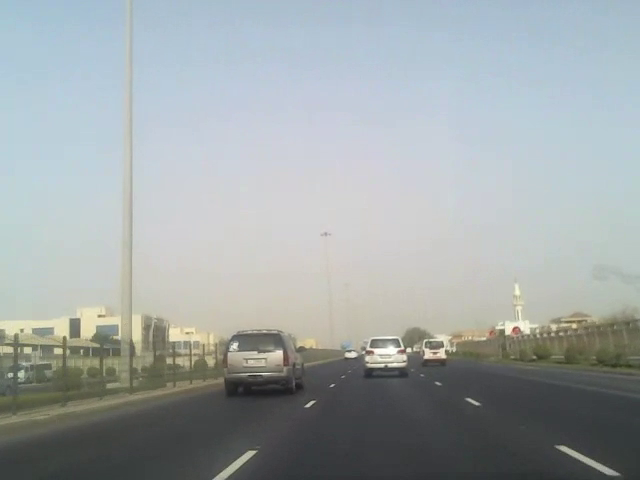
#> input picture frame 12 of Lane Line Detection/Dataset/Archive/Cut1.mp4, 640 x 480 px, given in place of Dataset8.avi, which was not available
$ python LaneDetectionSystem.py   (older library calls are emulated)
#> lines starting #> are read from the running program, lines starting #| are printed output that depends on the picture; after the words box and inside, x2 and y2 are one past the last pixel; in counts of white or black regions, pixels touching at a corner belong together; pictures that were not available may be replaced by others from this repository, and a replacement may not be noted
#> (key q is pressed here)
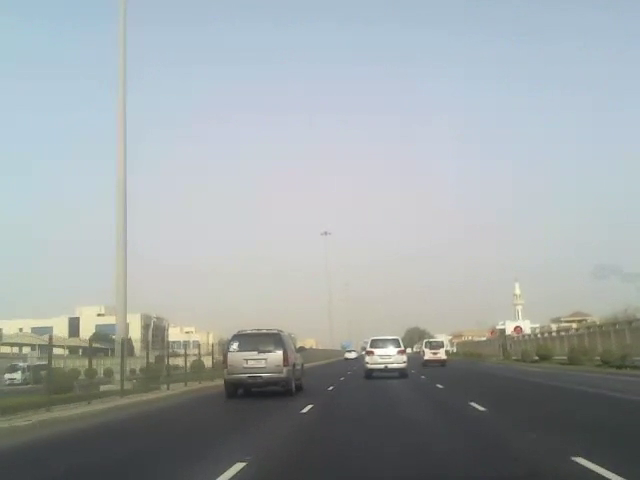
#> input picture frame 13 of Lane Line Detection/Dataset/Archive/Cut1.mp4, 640 x 480 px, given in place of Dataset8.avi, which was not available
#> further down, frame is the input picture: shape (480, 640, 3); mean B, G, R 168.1, 166.4, 159.5
### Lane Line Detection/lanesDetectionFuncs.py
import numpy as np
import cv2
import scipy, scipy.misc, scipy.cluster
import still_image_processing as sip
import math
def mostColor(image):
    NUM_CLUSTERS = 2
    shape = image.shape
    ar = image.reshape(scipy.product(shape[:2]), shape[2]).astype(float)
    codes, _ = scipy.cluster.vq.kmeans(ar, NUM_CLUSTERS)
    vecs, _ = scipy.cluster.vq.vq(ar, codes)         # assign codes
    counts, _ = scipy.histogram(vecs, len(codes))    # count occurrences
    index_max = scipy.argmax(counts)                    # find most frequent
    peak = codes[index_max]
    return int(peak[0]), int(peak[1]), int(peak[2])

# [5 lines left out: function rescale_frame, not called in this run]

def regionOfInterest(image, topOffset, bottomOffset, leftOffset=0, rightOffset=0):

#> called with topOffset = 700, bottomOffset = 180, leftOffset = 0, rightOffset = 0
    point1 = [leftOffset, image.shape[0] - bottomOffset]
#> point1 = [0, 300]
    point2 = [leftOffset, topOffset]
    point3 = [image.shape[1] - rightOffset, topOffset]
#> point3 = [640, 700]
    point4 = [image.shape[1] - rightOffset, image.shape[0] - bottomOffset]
#> point4 = [640, 300]
    rip1 = [point1, point2, point3, point4]  # Region of interest

    vertices = [np.array(rip1, dtype=np.int32)]
    return sip.region_of_interest(image, vertices)

# [85 lines left out: functions mask, detect, select_rgb_white_yellow, textDisplay, position, triangleOfObject and 1 more, not called in this run]

### Lane Line Detection/still_image_processing.py
#importing some useful packages
import matplotlib.pyplot as plt
import matplotlib.image as mpimg

import numpy as np
import cv2
from draw import draw_lines2


# [7 lines left out: function grayscale, not called in this run]
    # Or use BGR2GRAY if you read an image with cv2.imread()
    # return cv2.cvtColor(img, cv2.COLOR_BGR2GRAY)

def canny(img, low_threshold, high_threshold):
    """Applies the Canny transform"""
    return cv2.Canny(img, low_threshold, high_threshold)

def gaussian_blur(img, kernel_size):
    """Applies a Gaussian Noise kernel"""
    return cv2.GaussianBlur(img, (kernel_size, kernel_size), 0)

def region_of_interest(img, vertices):
    """
    Applies an image mask.

    Only keeps the region of the image defined by the polygon
    formed from `vertices`. The rest of the image is set to black.
    """
    #defining a blank mask to start with
    mask = np.zeros_like(img)

    #defining a 3 channel or 1 channel color to fill the mask with depending on the input image
    if len(img.shape) > 2:
        channel_count = img.shape[2]  # i.e. 3 or 4 depending on your image
#> channel_count = 3
        ignore_mask_color = (255,) * channel_count
#> ignore_mask_color = (255, 255, 255)
    else:
        ignore_mask_color = 255

    #filling pixels inside the polygon defined by "vertices" with the fill color
    cv2.fillPoly(mask, vertices, ignore_mask_color)
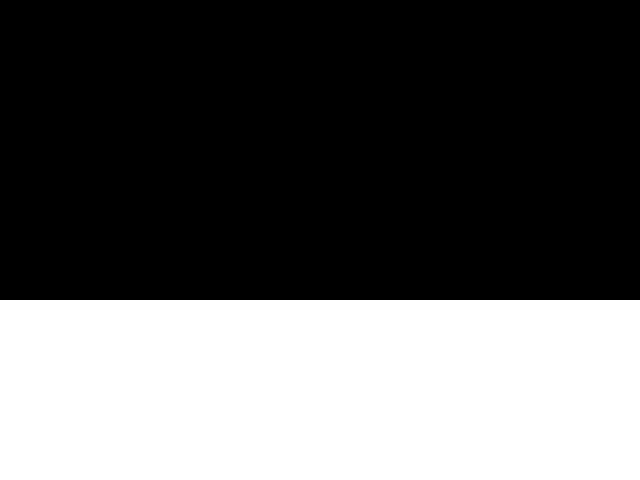
#> mask: shape (480, 640, 3); 37.5% white; 1 white region, box (x1, y1, x2, y2) and area: (0, 300, 640, 480) 115200

    #returning the image only where mask pixels are nonzero
    masked_image = cv2.bitwise_and(img, mask)
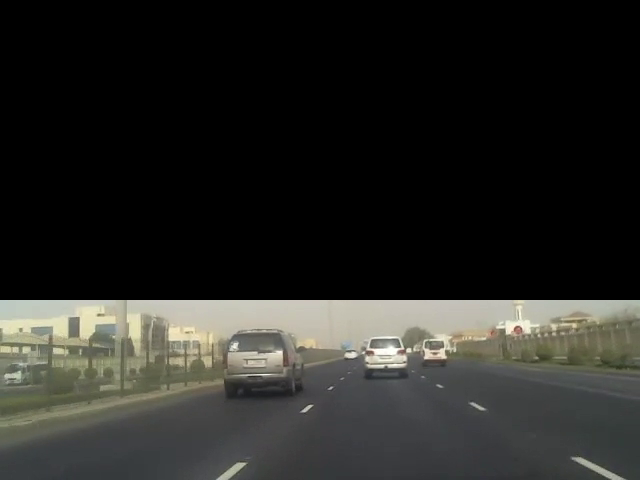
#> masked_image: shape (480, 640, 3); mean B, G, R 36.6, 39.9, 39.9
    return masked_image

def slope(line):
    return (float(line[3]) - line[1]) / (float(line[2]) - line[0])

# [106 lines left out: functions draw_lines, hough_lines, weighted_img, process_frame, not called in this run]
'''
for source_img in os.listdir("test_images/"):
    image = mpimg.imread("test_images/"+source_img)
    processed = process_frame(image)
    mpimg.imsave("test_images/annotated_"+source_img,processed)
'''

### Lane Line Detection/LaneDetectionSystem.py
import still_image_processing as sip, numpy as np, cv2, time, math
import lanesDetectionFuncs as laneFuncs

# Video Set
cap = cv2.VideoCapture("Dataset8.avi")

# Setting black, white and blue colors
black = (0, 0, 0)
white = (255, 255, 255)
blue = (255, 0, 0)

# Setting Region of Interest dimensions
leftOffset = 0
rightOffset = 0
topOffset = 700
bottomOffset = 180

center_y = 450
center_size = 110
halfCenterSize = center_size / 2

# Setting offset values for most color used
'''
plusOffset = 200
minusOffset = 200
'''
# value for rectangle's distance (x-coordinate)
xDist = 25
yThresh = 5
maxDistFromCenter = 160
minDriftVertical = 5
maxHeight = 720
lowH = 100
highH = 360
# Object's minimum area threshold
minAreaThresh = 150

# Height and Width center points

centerWidth = 850

# Lower threshold white value
lowerWhite = [150, 150, 150]

# Threshold values for yellow mask

lowerY = [40, 125, 135]
upperY = [135, 180, 235]

# Distance Threshold
distThresh = 300

# Position of the vehicle decision parameters
current_status = -1
status = -1
nbr_status_chg = 15
status_steps = 0


def pV(image):
    # Region of interest frame
    roi_image = laneFuncs.regionOfInterest(image, topOffset, bottomOffset, leftOffset, rightOffset)
    y = center_y
    x = ((image.shape[1] - leftOffset - rightOffset) / 2) + leftOffset
#> x = 320

    # Points for most used color region of interest
    p1 = [x - halfCenterSize, y + halfCenterSize]
#> p1 = [265, 505]
    p2 = [x - halfCenterSize, y - halfCenterSize]
#> p2 = [265, 395]
    p3 = [x + halfCenterSize, y - halfCenterSize]
    p4 = [x + halfCenterSize, y + halfCenterSize]
    rip2 = [p1, p2, p3, p4]
    vertices = [np.array(rip2, dtype=np.int32)]

    # Region of interest for the most used color
    roi_image_most = sip.region_of_interest(image, vertices)
#> in region_of_interest (call 2), `cv2.fillPoly(mask, vertices, ignore_mask_color)`:
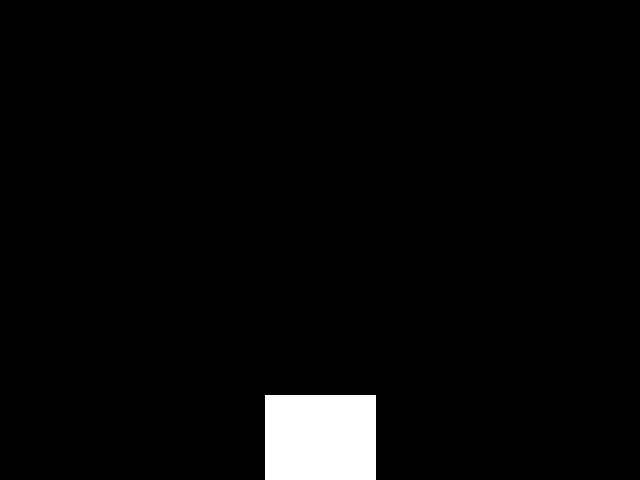
#> mask: shape (480, 640, 3); 3.1% white; 1 white region, box (x1, y1, x2, y2) and area: (265, 395, 376, 480) 9435
#> in region_of_interest (call 2), `masked_image = cv2.bitwise_and(img, mask)`:
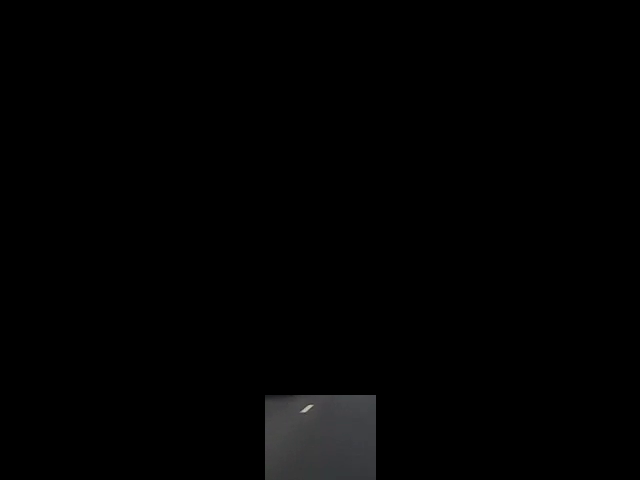
#> masked_image: shape (480, 640, 3); mean B, G, R 2, 2, 2
    roi_image_most = roi_image_most[int(y - halfCenterSize):int(y + halfCenterSize), int(x - halfCenterSize):int(x + halfCenterSize)]
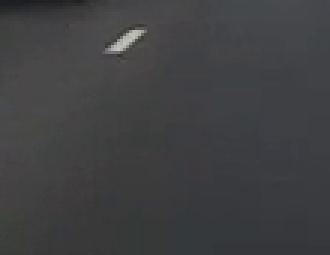
#> roi_image_most: shape (85, 110, 3) (shown 3 times larger); mean B, G, R 65.9, 64.3, 63.9
    blue = laneFuncs.mostColor(roi_image_most)

    img_gray = cv2.cvtColor(roi_image, cv2.COLOR_BGR2GRAY)

    # Step 0-1: Mask to show objects in white color (White mask)
    lower_most = np.array(lowerWhite)
    upper_most = np.array(white)
    white_mask = cv2.inRange(roi_image, lower_most, upper_most)

    # Step 0-2: Mask to show objects in white color (Yellow mask)
    lower = np.uint8(lowerY)
    upper = np.uint8(upperY)
    yellow_mask = cv2.inRange(roi_image, lower, upper)
    kernal = np.ones((20, 20), np.int8)
    yellow_mask = cv2.morphologyEx(yellow_mask, cv2.MORPH_CLOSE, kernal)

    # Step 1: Merging yellow and white masks
    mask_yw = cv2.bitwise_or(yellow_mask, white_mask)
    mask_yw = cv2.bitwise_and(img_gray, mask_yw)
    threshYW = cv2.threshold(mask_yw, 120, 255, cv2.THRESH_BINARY)[1]


    # Step 2: Getting contour values
    threshYWC = threshYW.copy()


    # closing
    kernal = np.ones((20, 20), np.int8)
    threshYWC = cv2.morphologyEx(threshYWC, cv2.MORPH_CLOSE, kernal)

    temp = threshYWC.copy()
    temp = laneFuncs.rescale_frame(temp, 40)
    cv2.imshow("(0) Black & White", temp)

    contours_step2, _ = cv2.findContours(threshYWC, cv2.RETR_LIST, cv2.CHAIN_APPROX_NONE)


    # Step 3: Area of each contour to eliminate small objects (noise)
    areaArr = []
    areaArr_step3 = []
    contours_step3 = []
    topmost_step3 = []
    bottommost_step3 = []
    i = 0
    for c in contours_step2:
        # Area of each object
        areaArr.append(cv2.contourArea(c))
        area = cv2.contourArea(c)
        tempA = c[c[:, :, 1].argmin()][0]
        tempB = c[c[:, :, 1].argmax()][0]
        topmost_step3.append(tempA)  # Points of objects where x and y are the minimum.
        bottommost_step3.append(tempB)  # Points of objects where x and y are the maximum.
        # Elimination of small objects
        if area < minAreaThresh: #minAreaThresh:
            cv2.fillPoly(threshYWC, [c], black)
            cv2.drawContours(threshYWC, [c], 0, black, 30)
        else:
            cv2.drawContours(threshYWC, [c], 0, white, 5)
            areaArr_step3.append(cv2.contourArea(c))
            contours_step3.append(c)
        i += 1


    # Step 4: Calculation of extreme points of each objects
    topmost_step4 = []
    bottommost_step4 = []
    distance_step4 = []
    i = 0
    y_step4 =[]
    for c in contours_step3:
        tempA = c[c[:, :, 1].argmin()][0]
        tempB = c[c[:, :, 1].argmax()][0]
        topmost_step4.append(tempA)  # Points of objects where x and y are the minimum.
        bottommost_step4.append(tempB)  # Points of objects where x and y are the maximum.
        y = math.fabs(tempA[1] - tempB[1])  # y-coordinate distance for object
        y_step4.append(y)
        x = math.fabs(tempA[0] - tempB[0])  # x-coordinate distance for object
        distance_step4.append(math.sqrt(pow(x, 2) + pow(y, 2)))  # Distance of an object
        i += 1

    # Step 5: elimination of non-rectangular areas and removing horizontal lines (y is almost zero)
    contours_step5 = []
    topmost_step5 = []
    bottommost_step5 = []
    distance_step5 = []
    i = 0

    for c in contours_step3:
        area_tmp = distance_step4[i] * xDist
        if areaArr_step3[i] > area_tmp or y_step4[i] < yThresh:  # Elimination of non-rectangular objects and removing horizontal lines (y is almost zero)
            cv2.drawContours(threshYWC, [c], 0, black, 30)
            cv2.fillPoly(threshYWC, [c], black)
        else:
            cv2.drawContours(threshYWC, [c], 0, white, 3)
            distance_step5.append(distance_step4[i])
            bottommost_step5.append(bottommost_step4[i])
            topmost_step5.append(topmost_step4[i])
            contours_step5.append(c)
        i += 1

    threshYWC = laneFuncs.rescale_frame(threshYWC, 40)
    cv2.imshow("Step 5: Non-rectangular objects & horizontal lines elimination", threshYWC)

    # Step 6: Elimination of objects that are vertical and away from the center of the vehicle
    contours_step6 = []
    topmost_step6 = []
    bottommost_step6 = []
    distance_step6 = []
    i = 0

    for c in contours_step5:
        if math.fabs(topmost_step5[i][0] - centerWidth) > maxDistFromCenter and math.fabs(topmost_step5[i][0] - bottommost_step5[i][0]) < minDriftVertical:
            cv2.drawContours(threshYWC, [c], 0, black, 30)
            cv2.fillPoly(threshYWC, [c], black)
        else:
            distance_step6.append(distance_step5[i])
            bottommost_step6.append(bottommost_step5[i])
            topmost_step6.append(topmost_step5[i])
            contours_step6.append(c)
        i += 1

    # Step 7: Elimination of lines directed to outside the screen
    contours_step7 = []
    topmost_step7 = []
    bottommost_step7 = []
    distance_step7 = []
    centerX_step7 = []
    i = 0

    for c in contours_step6:
        if topmost_step6[i][0] < centerWidth and bottommost_step6[i][0] < centerWidth and topmost_step6[i][0] < bottommost_step6[i][0]:
                cv2.drawContours(threshYWC, [c], 0, black, 30)
                cv2.fillPoly(threshYWC, [c], black)
        else:
            if topmost_step6[i][0] > centerWidth and bottommost_step6[i][0] > centerWidth and topmost_step6[i][0] > bottommost_step6[i][0]:
                cv2.drawContours(threshYWC, [c], 0, black, 30)
                cv2.fillPoly(threshYWC, [c], black)
            else:
                distance_step7.append(distance_step6[i])
                bottommost_step7.append(bottommost_step6[i])
                topmost_step7.append(topmost_step6[i])
                contours_step7.append(c)
                centerX_step7.append((bottommost_step6[i][0] + topmost_step6[i][0]) / 2)  # x-coordinate center of object
                i += 1
    # Step 8: Elimination of lines directed to inside the screen but not toward the center view
    contours_step8 = []
    topmost_step8 = []
    bottommost_step8 = []
    distance_step8 = []
    centerX_step8 = []
    i = 0

    for c in contours_step7:
        wholeH, _ = laneFuncs.triangleOfObject(bottommost_step7[i][0], topmost_step7[i][0], bottommost_step7[i][1], distance_step7[i], maxHeight, centerWidth)
        if wholeH < lowH or wholeH > highH:
            cv2.drawContours(threshYWC, [c], 0, black, 30)
            cv2.fillPoly(threshYWC, [c], black)

        else:
            distance_step8.append(distance_step7[i])
            bottommost_step8.append(bottommost_step7[i])
            topmost_step8.append(topmost_step7[i])
            centerX_step8.append((bottommost_step7[i][0] + topmost_step7[i][0]) / 2)  # x-coordinate center of object
            contours_step8.append(c)

        i += 1

    # Step 9-1: Detect left lines and decide whether the lines are dotted or continous.
    alphatemp = 0
    itmp = -1
    for i in range(len(distance_step8)):
        # Specify left lane lines from the center in black color. (Applied on ROI image)
        if bottommost_step8[i][0] < centerWidth: # the line is on the left
            _, alpha = laneFuncs.triangleOfObject(bottommost_step8[i][0], topmost_step8[i][0], bottommost_step8[i][1], distance_step8[i], maxHeight, centerWidth)

            if alpha > alphatemp or itmp == -1:
                alphatemp = alpha
                itmp = i

    if itmp != -1:
        if distance_step8[itmp] < distThresh:  # If the left line is dotted (Black color)
            cv2.line(roi_image, tuple(topmost_step8[itmp]), tuple(bottommost_step8[itmp]), black, 15)
            left = "Dotted"
        else:  # If the left line is continuous (Blue color)
            cv2.line(roi_image, tuple(topmost_step8[itmp]), tuple(bottommost_step8[itmp]), blue, 15)
            left = "Continuous"
    else:
        left = "Unknown"

    # Step 9-2: Detect right lines and decide whether the lines are dotted or continous.
    alphatemp = 0
    itmp = -1
    for i in range(len(distance_step8)):
        # Specify right lane lines from the center in black color. (Applied on ROI image)
        if bottommost_step8[i][0] > centerWidth:  # the line is on the right
            _, alpha = laneFuncs.triangleOfObject(bottommost_step8[i][0], topmost_step8[i][0], bottommost_step8[i][1], distance_step8[i], maxHeight, centerWidth)
            if alpha > alphatemp or itmp == -1:
                alphatemp = alpha
                itmp = i

    if itmp != -1:
        if distance_step8[itmp] < distThresh:  # If the right line is dotted (Black color)
            cv2.line(roi_image, tuple(topmost_step8[itmp]), tuple(bottommost_step8[itmp]), black, 15)
            right = "Dotted"
        else:  # If the right line is continuous (Blue color)
            cv2.line(roi_image, tuple(topmost_step8[itmp]), tuple(bottommost_step8[itmp]), blue, 15)
            right = "Continuous"
    else:
        right = "Unknown"

    # Step 10: determine the location of the vehicles (Left, Right, Middle or Unknown)
    current_status = laneFuncs.position(right, left)

    return roi_image, threshYWC, current_status #roi_image_copy, roi_image_most, threshYW, yellow_mask, threshYWC, white_mask, img_gray,


while 1:
    ch = cv2.waitKey(1)
    if cap.read() == None:
        "Error Video!"
        break
    _, frame = cap.read()
#> (the run stopped early here; a loop or call above may not have finished)

$ run again, starting later in the video
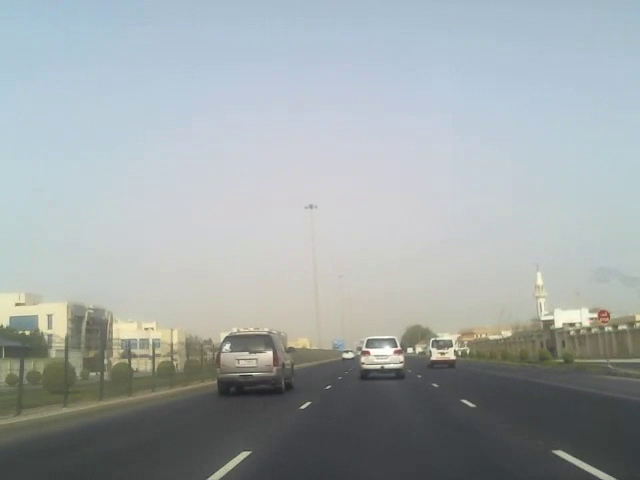
#> input picture frame 54 of Lane Line Detection/Dataset/Archive/Cut1.mp4, 640 x 480 px, given in place of Dataset8.avi, which was not available
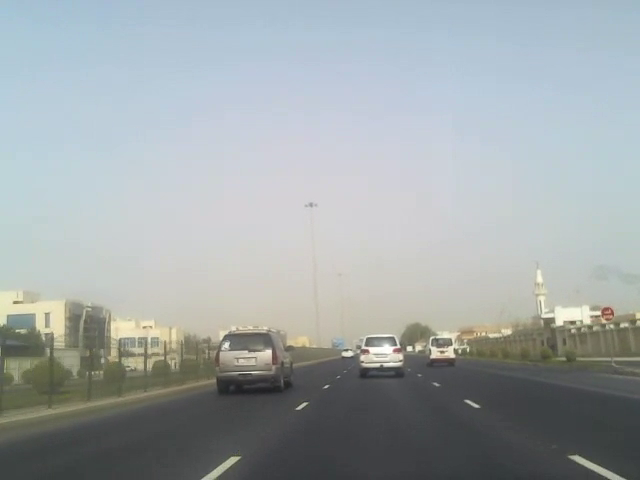
#> input picture frame 55 of Lane Line Detection/Dataset/Archive/Cut1.mp4, 640 x 480 px, given in place of Dataset8.avi, which was not available
#> frame is the input picture: shape (480, 640, 3); mean B, G, R 168.4, 167, 160
#> mask: shape (480, 640, 3); 37.5% white; 1 white region, box (x1, y1, x2, y2) and area: (0, 300, 640, 480) 115200
#> mask: shape (480, 640, 3); 3.1% white; 1 white region, box (x1, y1, x2, y2) and area: (265, 395, 376, 480) 9435
#> in pV, `roi_image_most = roi_image_most[int(y - halfCenterSize):int(y + halfCe..`:
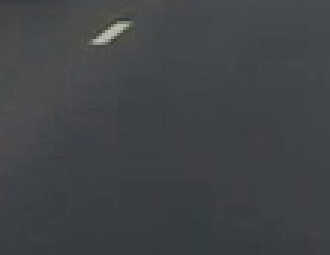
#> roi_image_most: shape (85, 110, 3) (shown 3 times larger); mean B, G, R 69.7, 67.2, 66.1

$ run again, starting later in the video
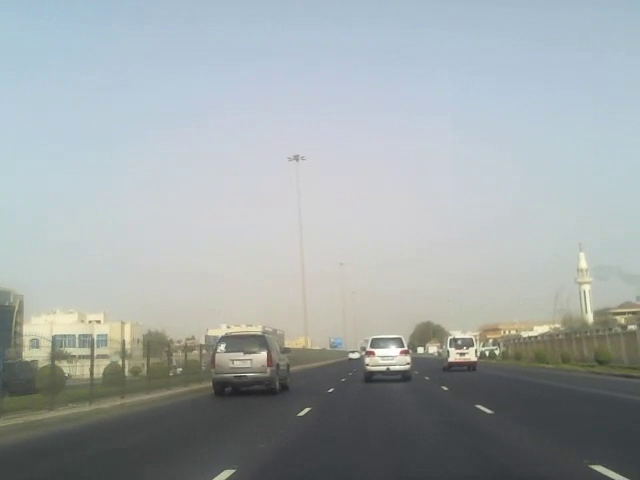
#> input picture frame 96 of Lane Line Detection/Dataset/Archive/Cut1.mp4, 640 x 480 px, given in place of Dataset8.avi, which was not available
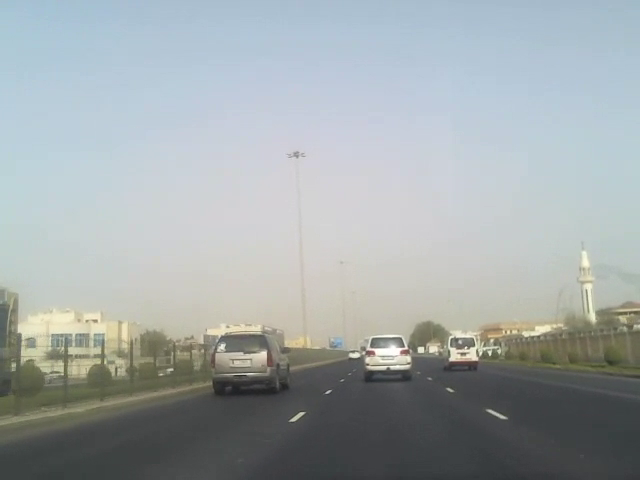
#> input picture frame 97 of Lane Line Detection/Dataset/Archive/Cut1.mp4, 640 x 480 px, given in place of Dataset8.avi, which was not available
#> frame is the input picture: shape (480, 640, 3); mean B, G, R 168.8, 167.6, 160.6
#> mask: shape (480, 640, 3); 37.5% white; 1 white region, box (x1, y1, x2, y2) and area: (0, 300, 640, 480) 115200
#> mask: shape (480, 640, 3); 3.1% white; 1 white region, box (x1, y1, x2, y2) and area: (265, 395, 376, 480) 9435
#> in pV, `roi_image_most = roi_image_most[int(y - halfCenterSize):int(y + halfCe..`:
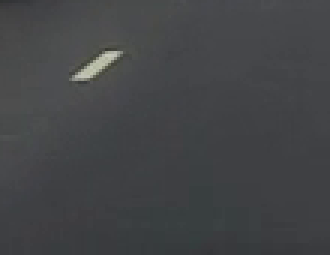
#> roi_image_most: shape (85, 110, 3) (shown 3 times larger); mean B, G, R 70.8, 68.7, 67.2
